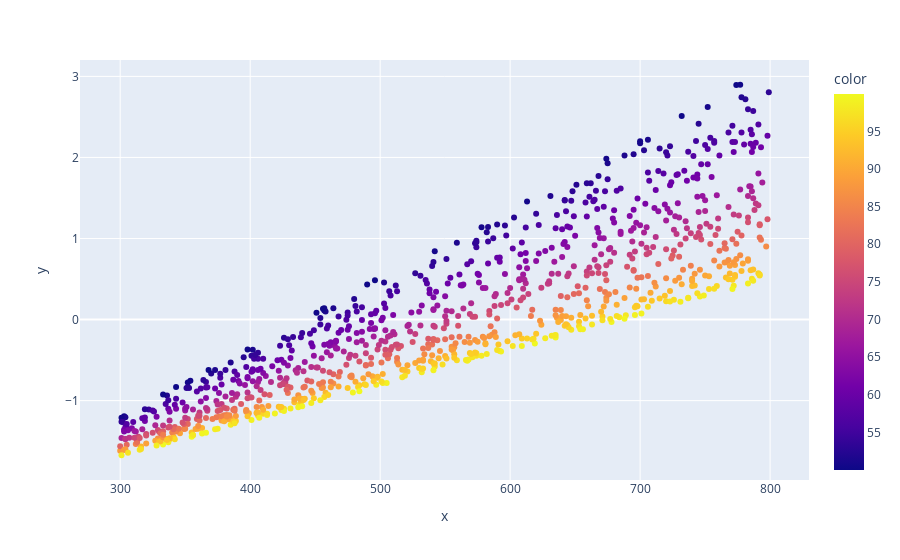

The notebook cell saved with this chart:
### Code cell
import plotly.express as px
fig = px.scatter(x=df.box_x, y=df.answer_box, color=df.mario_speed)
fig.show()

### Figure 1 — Plotly figure (JSON) as saved in the notebook; plotly's stock layout.template omitted (floating-point values rounded to 4 significant figures; data arrays with more than 128 entries replaced by an {"elided": "..."} marker saying what was removed)
{"data": [{"hovertemplate": "x=%{x}<br>y=%{y}<br>color=%{marker.color}<extra></extra>", "legendgroup": "", "marker": {"color": {"elided": "1000 float values"}, "coloraxis": "coloraxis", "symbol": "circle"}, "mode": "markers", "name": "", "orientation": "v", "showlegend": false, "type": "scatter", "x": {"elided": "1000 int values"}, "xaxis": "x", "y": {"elided": "1000 float values"}, "yaxis": "y"}], "layout": {"coloraxis": {"colorbar": {"title": {"text": "color"}}, "colorscale": [[0, "#0d0887"], [0.1111, "#46039f"], [0.2222, "#7201a8"], [0.3333, "#9c179e"], [0.4444, "#bd3786"], [0.5556, "#d8576b"], [0.6667, "#ed7953"], [0.7778, "#fb9f3a"], [0.8889, "#fdca26"], [1, "#f0f921"]]}, "legend": {"tracegroupgap": 0}, "margin": {"t": 60}, "xaxis": {"anchor": "y", "domain": [0, 1], "title": {"text": "x"}}, "yaxis": {"anchor": "x", "domain": [0, 1], "title": {"text": "y"}}}}
